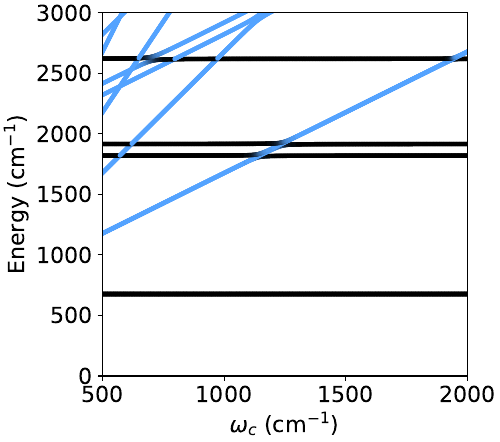

Write Python code to recreate this figure.
from numpy import kron as ꕕ
from matplotlib import cm as colm
import numpy as np
import matplotlib.pyplot as plt
plt.rcParams.update({'font.size': 16})

def Vnew(R, wb= 0.02, Eb = 0.4):
    
    wb = wb * cmn1
    Eb = Eb * cmn1
    a1 = wb*wb/2.0
    a2 = a1*a1/(4*Eb)
    V  = -a1*R**2 + a2*R**4

    V0 = np.min(V)
    return - V0 + V


# Kinetic energy for electron 
def Te(re):
 N = float(len(re))
 mass = 1.0
 Tij = np.zeros((int(N),int(N)))
 Rmin = float(re[0])
 Rmax = float(re[-1])
 step = float((Rmax-Rmin)/N)
 K = np.pi/step

 for ri in range(int(N)):
  for rj in range(int(N)):
    if ri == rj:  
     Tij[ri,ri] = (0.5/mass)*K**2.0/3.0*(1+(2.0/N**2)) 
    else:    
     Tij[ri,rj] = (0.5/mass)*(2*K**2.0/(N**2.0))*((-1)**(rj-ri)/(np.sin(np.pi*(rj-ri)/N)**2)) 
 return Tij

def HO(R, R0,w):
    return 0.5 * (R-R0)**2 * w**2

eV = 1.0 / 27.2114
cmn1 = 1.0/219474.63
wb  = 1000 
Eb  = 2250
nR  = 1024
Rmax = 100
R = np.linspace(-Rmax,Rmax, nR)
V = Vnew(R,wb,Eb) 


def ĉ(nf):
    a = np.zeros((nf,nf))
    for m in range(1,nf):
        a[m,m-1] = np.sqrt(m)
    return a.T

N = 20
cmn1 = 1.0/219474.63
Hij = Te(R) + np.diag(V)
Ei, Um   = np.linalg.eigh(Hij)

µ = (Um.T @ np.diag(R) @ Um)[:N,:N]
H = np.diag(Ei)[:N,:N]

# Data of the diabatic states
def Ĥ(ωc, χ, H, µ, nf, ns):
    #------------------------
    Iₚ = np.identity(nf)
    Iₘ = np.identity(ns)
    #------ Photonic Part -----------------------
    Hₚ = np.identity(nf)
    Hₚ[np.diag_indices(nf)] = np.arange(nf) * ωc  
    â   = ĉ(nf) 
    #--------------------------------------------
    #       matter ⊗ photon 
    #--------------------------------------------
    Hij   = ꕕ(H, Iₚ)                    # Matter
    Hij  += ꕕ(Iₘ, Hₚ)                   # Photon
    Hij  += ꕕ(µ, (â.T + â)) * χ         # Interaction
    Hij  += ꕕ(µ @ µ, Iₚ) * (χ**2/ωc)    # Dipole Self-Energy
    return Hij 
#--------------------------------------------------------
ωc = np.arange(0.01, 0.3, 0.0003)/27.2114
#ωc = np.arange(0.12, 0.162, 0.0001)/27.2114

Epol = np.zeros((20,len(ωc)))
Ucav = np.zeros((20,len(ωc)))

for i in range(len(ωc)):
    HPF = Ĥ(ωc[i], 0.00125 * ωc[i], H, µ, N, 20)
    Ep, Up  = np.linalg.eigh(HPF)
    Epol[:, i] = Ep[:20] 
    Ucav[:, i] = (Up[1, :20]**2 +  Up[ N + 1, :20]**2 +  Up[ 2 * N + 1, :20]**2)\
                + (Up[2, :20]**2 +  Up[ N + 2, :20]**2 +  Up[ 2 * N + 2, :20]**2)\
                + (Up[3, :20]**2 +  Up[ N + 3, :20]**2)\
                + (Up[4, :20]**2 +  Up[ N + 4, :20]**2)\
                + (Up[5, :20]**2 +  Up[ N + 5, :20]**2)\
                + (Up[6, :20]**2 +  Up[ N + 6, :20]**2)\
                + (Up[ 3 * N + 1, :20]**2)\
                + (Up[ 4 * N + 1, :20]**2)


from matplotlib import cm as colm

import matplotlib.pyplot as plt
from matplotlib.colors import LinearSegmentedColormap
import numpy as np

# (33%,63%,100%)
colors = [(0, 0, 0), (0.33, 0.64, 1)] # first color is black, last is red
cm = LinearSegmentedColormap.from_list(
        "Custom", colors, N=20)


width= 5
aspect_ratio= 1.13
fig_size = (width, width / aspect_ratio)
plt.figure(figsize=fig_size, constrained_layout=True)


for i in range(16):
    plt.scatter(ωc /cmn1, Epol[i,:]/cmn1, s = 5.0 , c = cm(Ucav[i, :] )) 
 
plt.xlim(500, 2000)
plt.ylim(0, 3000)


plt.xlabel(r'${\omega_c}$ (cm$^{-1}$)')
plt.ylabel(r'Energy (cm$^{-1}$)')


 
plt.savefig('fig2c.pdf')  